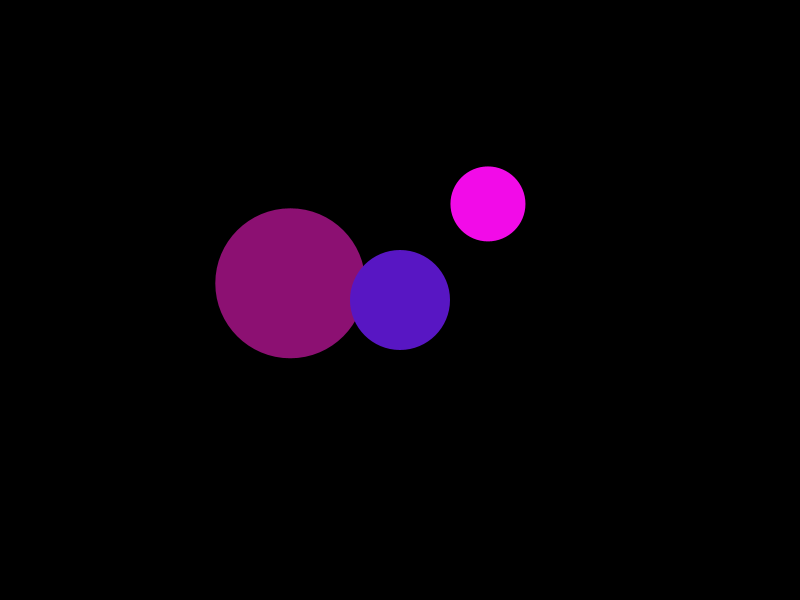
Frame 1 (no input)
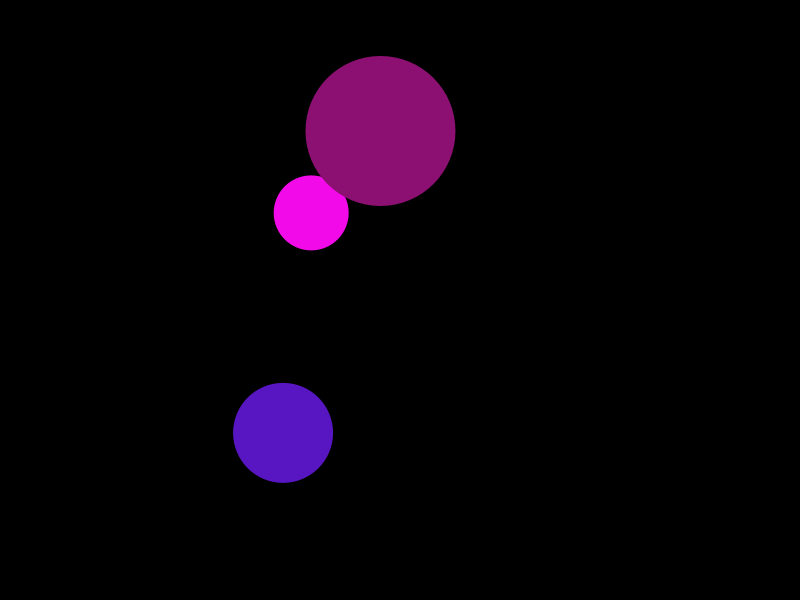
Frame 60 (the mouse pressed at the canvas centre just before this capture)
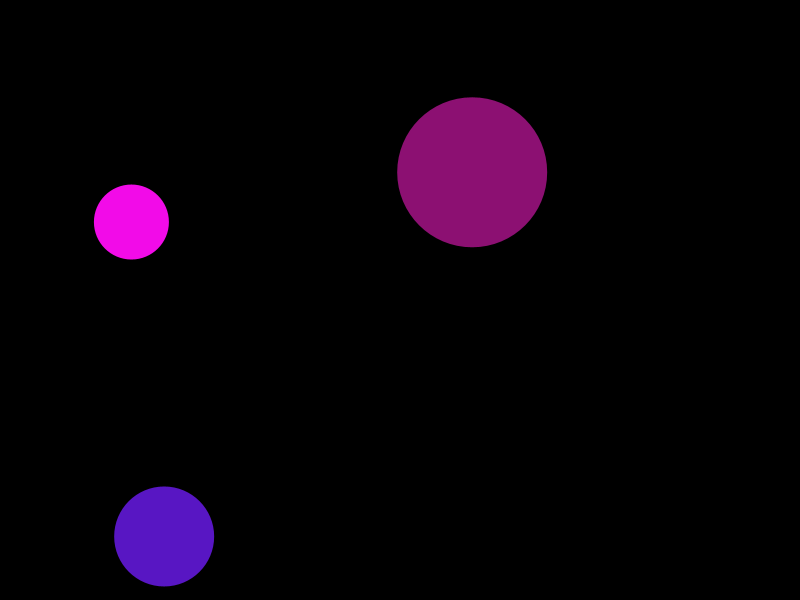
Frame 120 (the mouse held since frame 60 and released just before this capture)

The Processing sketch that drew these frames (run headless with seeded random() and noise(); from frame 60 on, the mouse is pressed at the canvas centre):

// Processing sketch: BouncyBallOOP
// ── BouncyBallOOP.pde
Ball b;                //declare a new Ball called b
Ball b2;
Ball b3;

void setup()
{
  size(800, 600);
  b = new Ball(75);      //initialize b as a new object of the Ball class
  b2 = new Ball(150);
  b3 = new Ball(width / 2, height / 2);
}

void draw()
{
  background(0);
  b.display();         //call b's display() method
  b2.display();
  b3.display();
  b.move();
  b2.move();
  b3.move();
  b.bounce();
  b2.bounce();
  b3.bounce();
}
// ── Ball.pde
class Ball
{
 //declaring all information (fields) contained within the Ball class
  PVector loc, vel;
  int diam;
  color c;

//this is a constructor. you can have more than one constructor for a given class
  Ball()
  {
    diam = 100;
    loc = new PVector(random(diam, width-diam), random(diam, height-diam));
    vel = PVector.random2D();
    vel.mult(3);
    c = color(random(255), random(50), random(100, 255));
  }
  
  Ball(int tDiam)
  {
    this();
    diam = tDiam;
  }
  
  Ball(float tX, float tY)
  {
    this();
    loc = new PVector(tX, tY);
  }

//after declaring fields and setting up constructors, you can define your methods
  void display()
  {
    fill(c);
    noStroke();
    ellipse(loc.x, loc.y, diam, diam);
  }
  
  void move()
  {
    loc.add(vel);
  }
  
  void bounce()
  {
    if(loc.x + diam / 2 > width || loc.x - diam / 2 < 0)
    {
      vel.x *= -1;
    }
    if(loc.y + diam / 2 > height || loc.y - diam / 2 < 0)
    {
      vel.y *= -1;
    }
  }
  
  void wrap()
  {
    if(loc.x > width)
    {
      loc.x = 0;
    }
    if(loc.x < 0)
    {
      loc.x = width;
    }
    if(loc.y > height)
    {
      loc.y = 0;
    }
    if(loc.y < 0)
    {
      loc.y = width;
    }
  }
}
